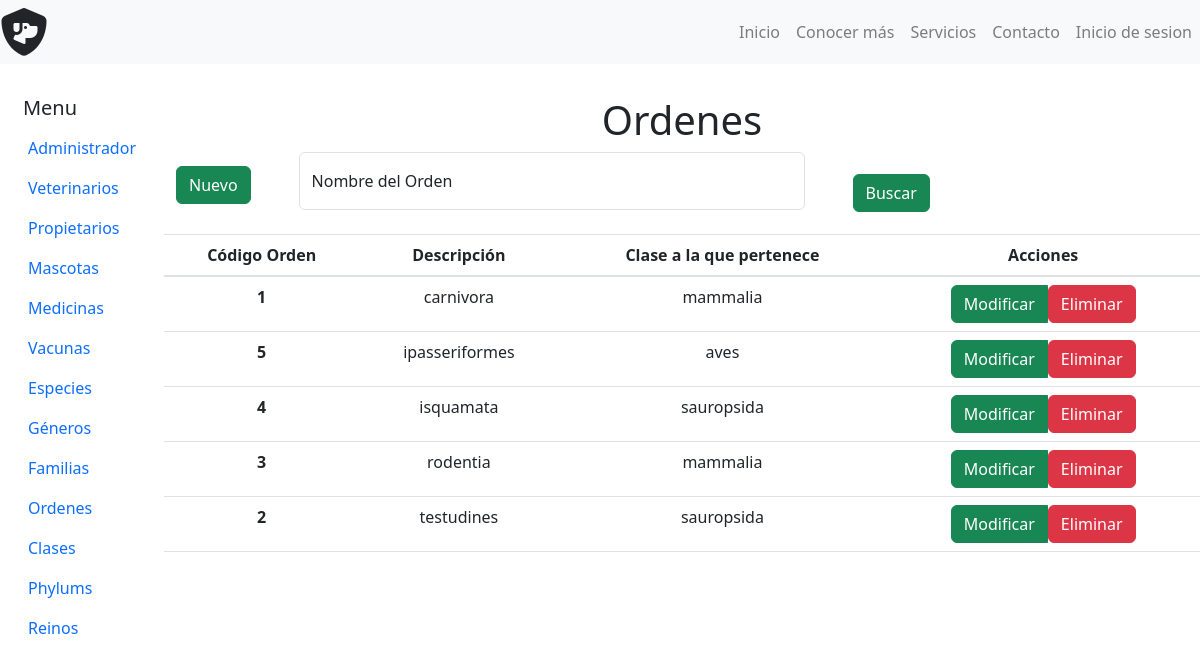
Screenshot of /admin_ordenes.php with the database file from the repository.
### tables this page shows
CREATE TABLE `tbl_ordenes` (
  `cod_orden` int(10) NOT NULL,
  `descripcion_ord` varchar(50) NOT NULL,
  `cod_clase` int(10) NOT NULL
);

CREATE TABLE `tbl_clases` (
  `cod_clase` int(10) NOT NULL,
  `descripcion_cla` varchar(50) NOT NULL,
  `cod_phylum` int(10) NOT NULL
);

### php/datos_taxonomia.php (called while the page is built, shortened)
<?php
	include_once('Connect.php');
	if (isset($taxon_level)) {
		if($taxon_level == 'tbl_ordenes'){
			$datos_taxonomia_query = 'select a.cod_orden,a.descripcion_ord,b.descripcion_cla,b.cod_clase,b.cod_phylum,c.descripcion_phy,c.cod_reino from tbl_ordenes as a inner join tbl_clases as b on a.cod_clase = b.cod_clase inner join tbl_phylums as c on b.cod_phylum = c.cod_phylum order by a.descripcion_ord';
		}
		$datos_taxonomia = $pdo->prepare($datos_taxonomia_query);
		$datos_taxonomia->execute();
		$resultado_taxonomia = $datos_taxonomia->fetchAll();
	}
 ?>

### admin_ordenes.php (the view, shortened to what this page needs)
<?php
    $taxon_level = 'tbl_ordenes';
    include('php/datos_taxonomia.php');
?>
<!DOCTYPE html>
<html lang="en">
    <head>
        <link rel="stylesheet" href="Bootstrap/css/bootstrap.min.css">
    </head>
    <body>
        <?php include('nav-bar.php'); ?>
        <div class="container-fluid mt-5">
            <div class="row text-center mt-5">
                <?php include('nav-bar_admin.php'); ?>
                <section class="col ms-5 mt-5">
                    <h1> Ordenes</h1>
                   <div class="text-start">
                        <div class="row text-center">
                            <div class="col d-flex align-items-center">
                                <header>
                                    <button type="button" class="btn btn-success mb-3" data-bs-toggle="modal" data-bs-target="#Nueva-Orden"> Nuevo </button>
                                </header>
                                <form class="form-floating ms-5 w-50" id="form_buscar" method="GET" action="">
                                        <input type="text" name="nombre_ord" class="form-control mb-4" id="floatingInput" placeholder="Buscar Administradores">
                                        <label for="floatingInput">Nombre del Orden</label>
                                </form>
                                <button class="btn btn-success ml-5" onclick="document.getElementById('form_buscar').submit();" >Buscar</button>
                            </div>
                               <table class="table">
                                    <thead>
                                    <tr>
                                        <th scope="col">Código Orden</th>
                                        <th scope="col"> Descripción</th>
                                        <th scope="col"> Clase a la que pertenece</th>
                                        <th scope="col"> Acciones</th>
                                    </tr>
                                    </thead>
                                    <tbody>
                                    <?php
                                        foreach ($resultado_taxonomia as $data): ?>
                                    <tr>
                                        <th scope="row"><?php echo $data['cod_orden']; ?></th>
                                        <td><?php echo $data['descripcion_ord']; ?></td>
                                        <td><?php echo $data['descripcion_cla']; ?></td>
                                        <td>
                                            <div class="btn-group">
                                                <button class="btn btn-success edit" value="<?php echo $data['cod_orden']; ?>" data-bs-toggle="modal" data-bs-target="#Modificar-Orden<?php echo $data['cod_orden']; ?>"><span>Modificar</span></button>
                                                <a href="php/orden/delete_orden.php?codigo=<?php echo $data['cod_orden']; ?>">
                                                    <button class="btn btn-danger"> Eliminar </button>
                                                </a>
                                            </div>
                                        </td>
                                    </tr>
                                    <?php endforeach ?>
                                    </tbody>
                                </table>
                            </div>
                        </div>
                   </div>
            </div>
    </body>
</html>

### rows the page displays
tbl_ordenes: cod_orden "1", descripcion_ord "carnivora", cod_clase.descripcion_cla "mammalia"
tbl_ordenes: cod_orden "5", descripcion_ord "ipasseriformes", cod_clase.descripcion_cla "aves"
tbl_ordenes: cod_orden "4", descripcion_ord "isquamata", cod_clase.descripcion_cla "sauropsida"
tbl_ordenes: cod_orden "3", descripcion_ord "rodentia", cod_clase.descripcion_cla "mammalia"
tbl_ordenes: cod_orden "2", descripcion_ord "testudines", cod_clase.descripcion_cla "sauropsida"
